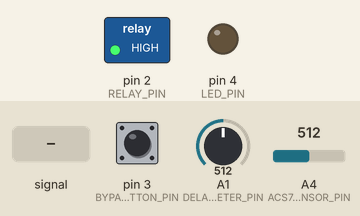
A sketch run on a simulated Arduino Uno, built with avr-gcc and run on an emulated ATmega328P. On the bench: switched loads named in the sketch (green lamp = pin HIGH), output pins drawn as LEDs (lit = HIGH). Dashed ring = blinking. Inputs (shaded band) come from the test bench; at power-on: A4 (ACS712_SENSOR_PIN) = 512, pin 3 (BYPASS_BUTTON_PIN) LOW, A1 (DELAY_POTENTIOMETER_PIN) = 512.

Above: at 1.2 s.
1.3 s: A4 (ACS712_SENSOR_PIN) fed a 200 Hz sine of ±81 counts around its level
At 2.6 s:
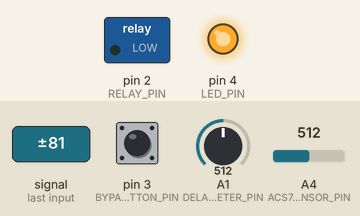
3.5 s: A4 (ACS712_SENSOR_PIN) set to 716
At 3.87 s:
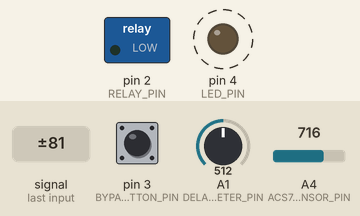
6.5 s: A4 (ACS712_SENSOR_PIN) set to 747
At 6.62 s:
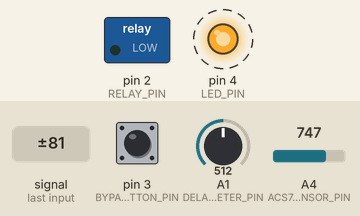
9.5 s: A4 (ACS712_SENSOR_PIN) set to 779
At 13.25 s:
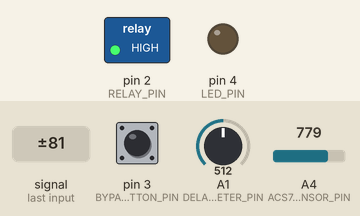
Timing chart, 0 to 13.5 s (numbered marks = the images above; inputs shaded):
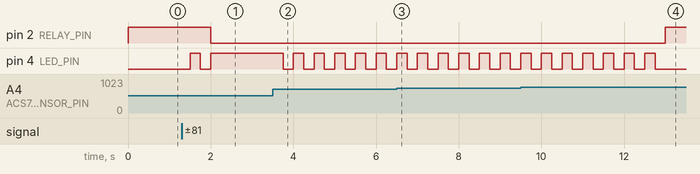

The sketch:

AutoSwitch.ino
```cpp
// AutoSwitch v2
// rene-d 08/2021

// #define ENABLE_TRACE
// #define ENABLE_VERBOSE

/*
 * constants
 */
const uint8_t LED_PIN = 4;                  // LED_BUILTIN (use a 220Ω resistor in series with the LED)
const uint8_t ACS712_SENSOR_PIN = A4;       // ACS712 sensor plugged to analog pin A4
const uint8_t RELAY_PIN = 2;                // Relay module plugged to digital pin D2
const uint8_t DELAY_POTENTIOMETER_PIN = A1; // Potentiometer connected to analog pin A1
/*
    how to connect the potentiometer to the Arduino

    Vcc ---[ 100 kΩ ]--- GND
               ➚
               o----- A1
*/
const uint8_t BYPASS_BUTTON_PIN = 3; // Bypass button to control the vacuum
/*
   how to connect the 10kΩ pull-down resistor

   D3 --+--[ 10kΩ ]---- GND
        |
        |   __L_
        +---o  o----- Vcc
*/

const int SENSITIVITY = 100;                    // Sensor sensitivity from datasheet in mV/A. 5A sensor=185, 20A=100, 30A=66
const int ACS712_THRESHOLD = 20;                // Threshold to trigger the relay
const unsigned long SAMPLE_PERIOD = 250;        // Duration of the sampling period of th ACS712 in ms
const unsigned long RELAY_ON_DELAY = 500;       // Delay before turning on the relay in ms
const unsigned long RELAY_OFF_DELAY_MIN = 1000; // Min delay to turn off the relay in ms after the tool is switched off
const unsigned long RELAY_OFF_DELAY_MAX = 5000; // Max delay to turn off the vacuum
const int BYPASS_THRESHOLD = 20;                // Treshold to activate the bypass mode

/*
 * serial trace class
 */
#ifdef ENABLE_TRACE
class
{
    bool enabled_ = true;

public:
    void begin(unsigned long baud)
    {
        Serial.begin(baud);
    }

    template <typename T>
    void print(T t)
    {
        if (enabled_)
            Serial.print(t);
    }

    template <typename T, typename U>
    void print(T t, U u)
    {
        if (enabled_)
            Serial.print(t, u);
    }

    template <typename T>
    void println(T t)
    {
        if (enabled_)
            Serial.println(t);
    }
} trace;
#else
class
{
public:
    void begin(...) {}
    void print(...) {}
    void println(...) {}
} trace;
#endif

/*
 *  global variables
 */
unsigned long trigger_deadline = 0; // Date in milliseconds of the next change
bool vacuum_state = false;          // Relay state in the next change
bool tool_state = false;            // false: tool is off, true: tool is on
bool button_state = false;          // Bypass button state

/*
 * routines
 */

// https://www.instructables.com/id/Secret-Arduino-Voltmeter/
long readVcc()
{
    // Read 1.1V reference against AVcc
    // set the reference to Vcc and the measurement to the internal 1.1V reference
#if defined(__AVR_ATmega32U4__) || defined(__AVR_ATmega1280__) || defined(__AVR_ATmega2560__)
    ADMUX = _BV(REFS0) | _BV(MUX4) | _BV(MUX3) | _BV(MUX2) | _BV(MUX1);
#elif defined(__AVR_ATtiny24__) || defined(__AVR_ATtiny44__) || defined(__AVR_ATtiny84__)
    ADMUX = _BV(MUX5) | _BV(MUX0);
#elif defined(__AVR_ATtiny25__) || defined(__AVR_ATtiny45__) || defined(__AVR_ATtiny85__)
    ADMUX = _BV(MUX3) | _BV(MUX2);
#else
    ADMUX = _BV(REFS0) | _BV(MUX3) | _BV(MUX2) | _BV(MUX1);
#endif

    delay(2);            // Wait for Vref to settle
    ADCSRA |= _BV(ADSC); // Start conversion
    while (bit_is_set(ADCSRA, ADSC))
        ; // measuring

    uint8_t low = ADCL;  // must read ADCL first - it then locks ADCH
    uint8_t high = ADCH; // unlocks both

    long result = (high << 8) | low;

    result = 1125300L / result; // Calculate Vcc (in mV); 1125300 = 1.1*1023*1000
    return result;              // Vcc in millivolts
}

// read the switch delay in milliseconds
unsigned long get_relay_off_delay()
{
    unsigned long ms;

    ms = RELAY_OFF_DELAY_MIN + ((RELAY_OFF_DELAY_MAX - RELAY_OFF_DELAY_MIN) * analogRead(DELAY_POTENTIOMETER_PIN)) / 1023;

    trace.print("Relay off delay: ");
    trace.print(ms);
    trace.println(" ms");

    return ms;
}

// turn on or off the vacuum relay
void set_relay()
{
    trace.print("Relay set to ");
    trace.println(vacuum_state ? "ON" : "OFF");
    digitalWrite(LED_PIN, vacuum_state ? HIGH : LOW);
    digitalWrite(RELAY_PIN, vacuum_state ? LOW : HIGH);
}

// read the sensor state during X ms to determine the highest value
void read_acs712(int &value, int &bypass_ms)
{
    int n = 0;        // number of samples
    float m = 0.;     // mean value
    int min_x = 1023; // lowest value
    int max_x = 0;    // highest value

    int bypass_count = 0;

    for (auto t = millis() + SAMPLE_PERIOD; millis() < t;)
    {
        int x = analogRead(ACS712_SENSOR_PIN);
        min_x = min(min_x, x);
        max_x = max(max_x, x);
        m += x;
        n += 1;

        // also read the bypass button
        if (digitalRead(BYPASS_BUTTON_PIN) == HIGH)
            bypass_count++;
    }

    if (n == 0)
    {
        bypass_ms = 0;
        value = 0;
        return;
    }

    value = max_x - min_x;
    bypass_ms = (bypass_count * SAMPLE_PERIOD) / n;

#ifdef ENABLE_VERBOSE
    long Vcc = readVcc();
    long Vpp = (((max_x - min_x) / 2) * Vcc) / 1024L;
    long convertedmA = (707L * Vpp) / SENSITIVITY; // 1/sqrt(2) = 0.7071 = 707.1/1000

    // clang-format off
    trace.print("n="); trace.print(n);
    trace.print(" m="); trace.print(m / n, 2);
    trace.print(" d="); trace.print(max_x - min_x);
    trace.print(" ["); trace.print(min_x);
    trace.print(","); trace.print(max_x);
    trace.print("] Vcc="); trace.print(Vcc);
    trace.print(" mA="); trace.println(convertedmA);
    // clang-format on
#endif
}

/*
 * main program
 */
void setup()
{
    pinMode(LED_PIN, OUTPUT);
    pinMode(RELAY_PIN, OUTPUT);
    pinMode(BYPASS_BUTTON_PIN, INPUT);

    // relay is off by default
    set_relay();

    trace.begin(9600);
    trace.println("Vacuum AutoSwitch starting");
}

void loop()
{
    int bypass_ms = 0;
    int value = 0;
    bool new_tool_state;

    read_acs712(value, bypass_ms);
    new_tool_state = value >= ACS712_THRESHOLD;

#ifdef ENABLE_VERBOSE
    // clang-format off
    trace.print("value: "); trace.print(value);
    trace.print("  button: "); trace.println(bypass_ms);
    // clang-format on
#endif

    // hysteresis
    if (tool_state != new_tool_state)
    {
        trace.println("ACS712 changed");

        // we detected a change in the ACS712 state
        if (new_tool_state)
        {
            if (vacuum_state == false)
            {
                // transition from state off to state on
                trigger_deadline = millis() + RELAY_ON_DELAY;
                vacuum_state = true;
                trace.println("Will turn vacuum ON");
            }
        }
        else
        {
            if (vacuum_state == true)
            {
                // turn off the vacuum after a delay
                trigger_deadline = millis() + get_relay_off_delay();
                vacuum_state = false;
                trace.println("Will turn vacuum OFF");
            }
        }

        // save the new state
        tool_state = new_tool_state;
    }
    else
    {
        bool new_button_state = bypass_ms > BYPASS_THRESHOLD;
        bool button_pressed = false;

        if (new_button_state != button_state)
        {
            button_state = new_button_state;
            if (button_state)
                button_pressed = true;
        }

        if (button_pressed)
        {
            button_pressed = false;
            trace.print("Bypass button pressed: turn ");
            trace.print(vacuum_state ? "OFF" : "ON");
            trace.println(" the vacuum");

            // invert immediately the vacuum state
            vacuum_state = !vacuum_state;
            trigger_deadline = 0;
            set_relay();
        }
    }

    // set the relay
    if (trigger_deadline != 0 && trigger_deadline <= millis())
    {
        // the hysterese has expired: apply the new state to the relay
        trigger_deadline = 0;
        set_relay();
    }

    else if (trigger_deadline != 0)
    {
        // blink the led during transition phases
        digitalWrite(LED_PIN, digitalRead(LED_PIN) == HIGH ? LOW : HIGH);
    }
}
```

Measured:
- the behaviour switches between 766 and 767 on A4 (ACS712_SENSOR_PIN) (found by bisection; images 3 and 4)
- after the input at 1.3 s, pin 2 (RELAY_PIN): HIGH → LOW after 0.70 s; pin 4 (LED_PIN): LOW → HIGH after 0.20 s, → LOW 0.25 s later, → HIGH 0.25 s later
- after the input at 3.5 s, pin 4 (LED_PIN): alternates HIGH for 0.25 s and LOW for 0.25 s, starting after 0.25 s
- after the input at 6.5 s, pin 2 (RELAY_PIN): stays LOW (without the input it goes to HIGH after 0.50 s)
- after the input at 9.5 s, pin 2 (RELAY_PIN): LOW → HIGH after 3.5 s instead of 0.50 s
